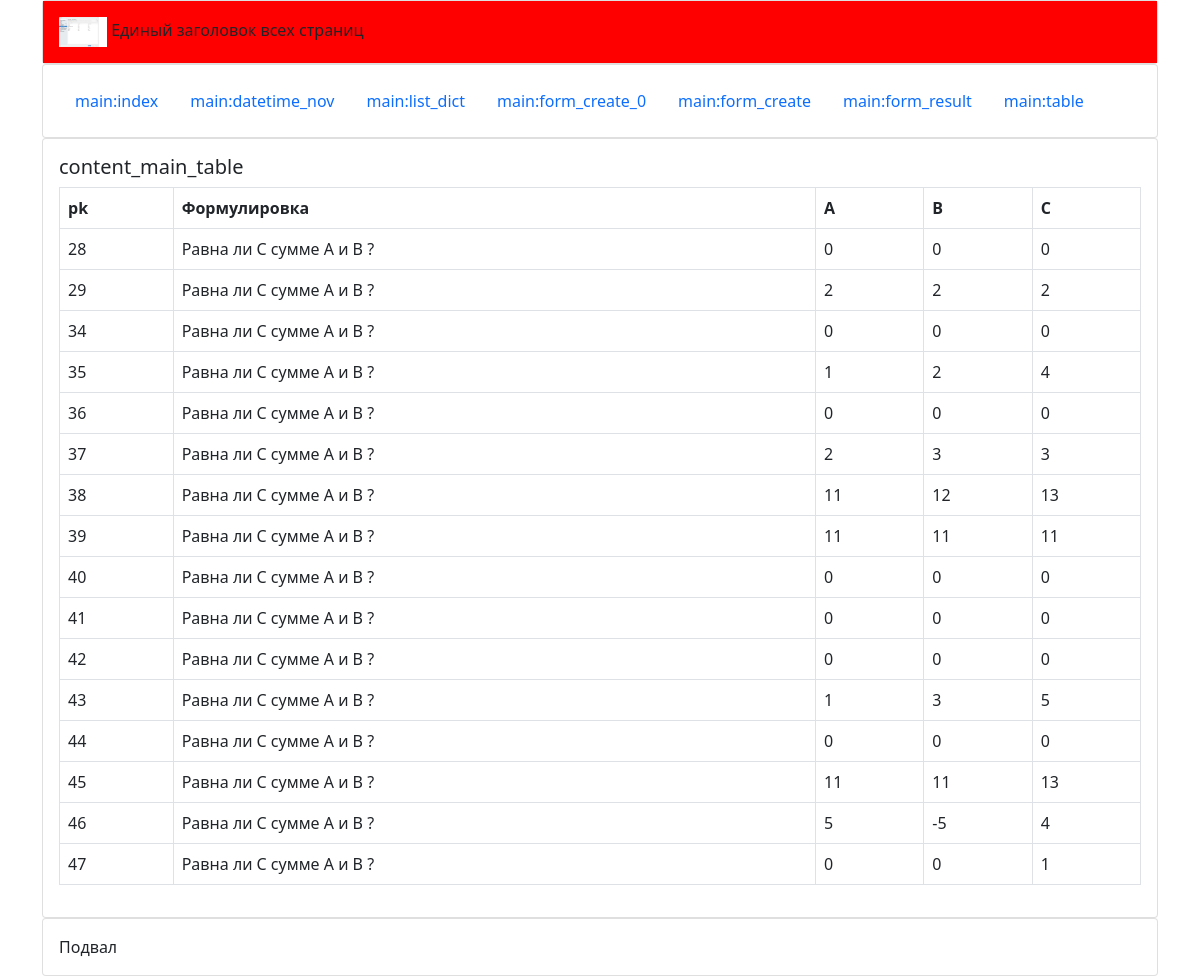
Page /main/table/ on the earlier database version.
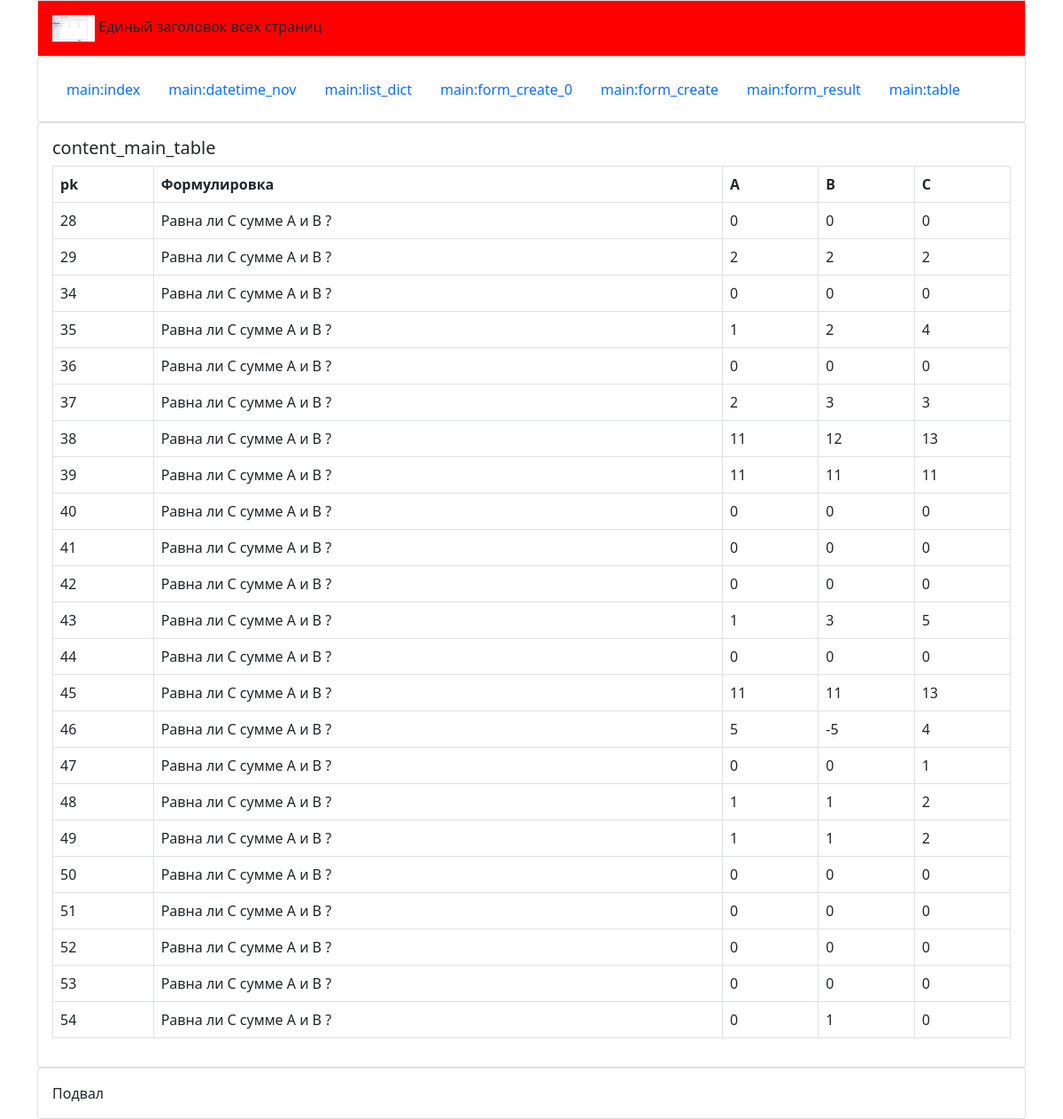
Same page on the later database version.
### main/models.py (models this page shows, shortened)
class Abc(models.Model):
    task = models.CharField(default="Равна ли С сумме A и B ?", max_length=256,verbose_name="Формулировка задачи")
    a = models.IntegerField(default=0, verbose_name="Значение А")
    b = models.IntegerField(default=0, verbose_name="Значение B")
    c = models.IntegerField(choices=c_choices,default=0, verbose_name="Значение С")

### main/views.py (the view)
# urls.py: path('table/', views.table, name='table'),
def table(request):
    rows = Abc.objects.values_list()
    print(rows)
    context = {'rows': rows}
    return render(request, 'main/table.html', context)

### templates/main/table.html (shortened to what this page needs)
{% extends '../main/layout.html' %}
{% block content %}
<h5>content_main_table</h5>
<table class="table table-bordered">
    <thead>
    <tr>
        <th scope="col">pk</th>
        <th scope="col">Формулировка</th>
        <th scope="col">A</th>
        <th scope="col">B</th>
        <th scope="col">C</th>
    </tr>
    </thead>
    <tbody style="border-top: 0px;">
    {% for row in rows %}
        <tr>
            {% for item in row %}
            <td>
                {{ item }}
            </td>
            {% endfor %}
        </tr>
    {% endfor %}
</table>
{% endblock %}

Differences in the rows shown:
added Abc: row "48" "Равна ли С сумме A и B ?" "1" "1" "2"
added Abc: row "49" "Равна ли С сумме A и B ?" "1" "1" "2"
added Abc: row "50" "Равна ли С сумме A и B ?" "0" "0" "0"
added Abc: row "51" "Равна ли С сумме A и B ?" "0" "0" "0"
added Abc: row "52" "Равна ли С сумме A и B ?" "0" "0" "0"
added Abc: row "53" "Равна ли С сумме A и B ?" "0" "0" "0"
added Abc: row "54" "Равна ли С сумме A и B ?" "0" "1" "0"
